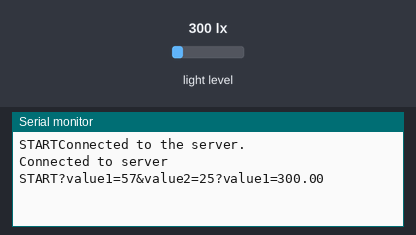
This sketch was run on a simulated Arduino MKR. On the bench: the last lines printed to the serial monitor. The inputs (shaded band) are chosen by the test bench; at power-on: light level 300 lx. WiFi joins after 1.5 s; servers stay silent unless stated; web services answer with replies made up by the test bench.

Above: at 2.9 s.
3.0 s: light level set to 473 lx
At 6.1 s:
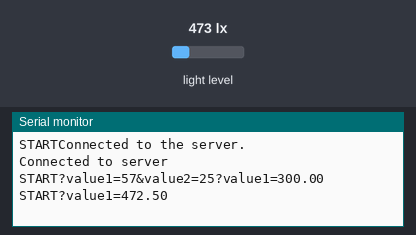
9.2 s: light level set to 524 lx
At 12.1 s:
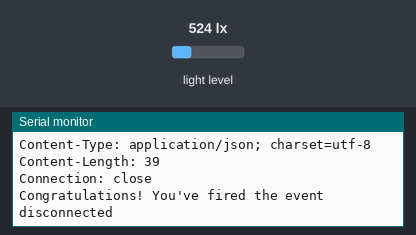

The sketch:

3.2C.ino
```cpp
#include <WiFiNINA.h> // provides necessary functions to connect to Wi-Fi network

#include <BH1750.h> // used to interface with the BH1750 light sensor
#include <Wire.h> // used for I2C communication

// defining Wi-Fi credentials
char ssid[] = "DUA";
char pass[] = "06122003";

WiFiClient client; // object used to create a client to communicate
BH1750 lightMeter; // object used to interact with BH1750 sensor

char   HOST_NAME[] = "maker.ifttt.com"; // hostname of the IFTTT server
String PATH_NAME  = "/trigger/Light Sensed/with/key/foQ-XYu5torLNTRaXDz6lQ3FFOSyfM6oNsOpFLBzTlZ"; // path to the IFTTT webhook URL
String queryString = "?value1=57&value2=25"; // additional query data to be sent to the IFTTT webhook

void setup() {

  Serial.begin(9600);
  Serial.print("START");
  while (!Serial);
     WiFi.begin(ssid, pass);
     Wire.begin();
  while(true)
  {
  if (client.connect(HOST_NAME, 80)) {
    Serial.println("Connected to the server.");
    break;
  }
  else {
    Serial.println("Connection failed.");
  }
  delay(500);
}
lightMeter.begin();
Serial.println("Connected to server");
}
void loop() {
  Serial.print("START");
  float intensity = lightMeter.readLightLevel(); // reads the intensity of light
  queryString +="?value1=" ;
  queryString += intensity; // updates the data of the intensity of light
  Serial.println(queryString);

  if (intensity > 500) {
    client.println("GET " + PATH_NAME + queryString + " HTTP/1.1"); // sends an HTTP GET request to the IFTTT webhook
    client.println("Host: " + String(HOST_NAME));
    client.println("Connection: close");
    client.println();


    while (client.connected()) { // continuously reads the response
      if (client.available()) {
        char response = client.read();
        Serial.print(response);
      }
    }
    client.stop();
    Serial.println();
    Serial.println("disconnected");
  }
  queryString = "";
  delay(3000);
}
```

Measured:
- the behaviour switches between 500 and 501 lx on light level (found by bisection; images 1 and 2)
- after the input at 3.0 s, the serial monitor: prints a new line after 1.7 s (image 1)
- after the input at 9.2 s, the serial monitor: prints a new line after 1.5 s (image 2)
